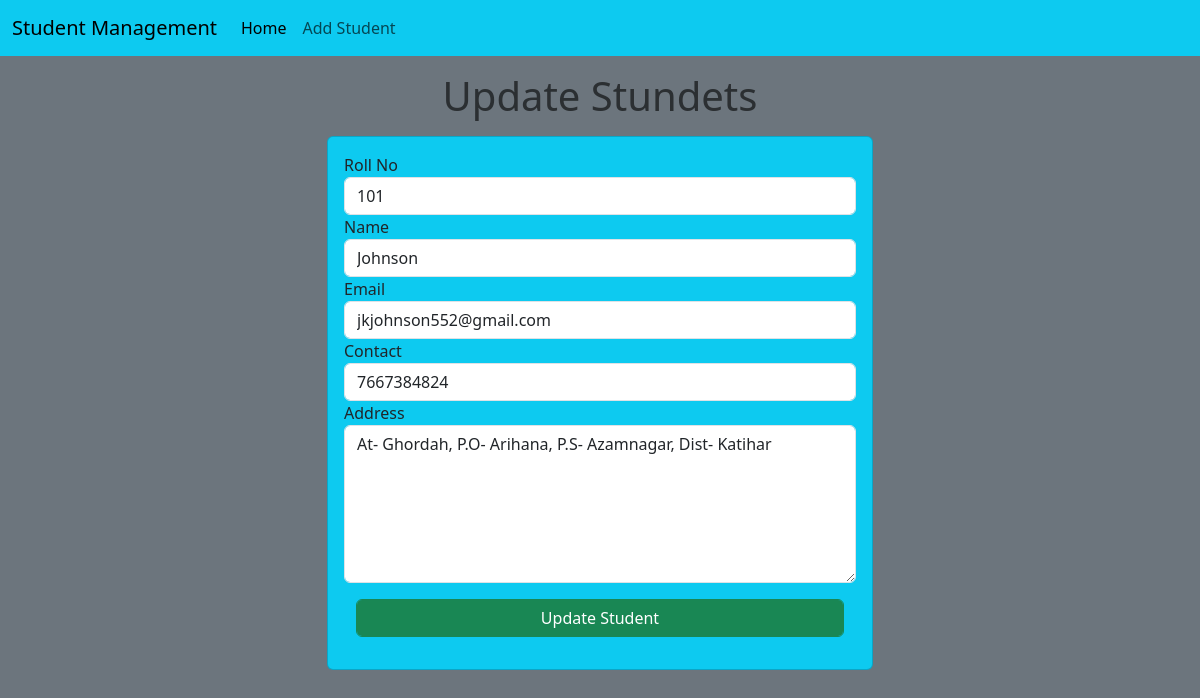
The page /edit-std/6 on the database its author committed.
### std/models.py (models this page shows)
class Student(models.Model):
    roll=models.CharField(max_length=3)
    name=models.CharField(max_length=50)
    email=models.CharField(max_length=50)
    contact=models.CharField(max_length=13)
    address=models.CharField(max_length=300)

### std/views.py (the view)
# urls.py: path("edit-std/<int:roll>",update_std),
def update_std(request,roll):
    std=Student.objects.get(pk=roll)
    return render(request,"std/update_std.html",{'std':std})

### std/templates/std/update_std.html (shortened to what this page needs)
<!DOCTYPE html>
<html lang="en">
<head>
    <link href="https://cdn.jsdelivr.net/npm/bootstrap@5.3.1/dist/css/bootstrap.min.css" rel="stylesheet">
</head>
<body class="bg-secondary">
 {% include 'std/navbar.html'  %}
    <h1 class="text-center my-3 text-secondary-emphasis">Update Stundets</h1>
    <div class="container">
        <div class="row">
            <div class="col-md-6 offset-md-3">
                <div class="card bg-info">
                    <div class="card-body">
                        <form action="/do_edit-std/{{std.id}}" method="POST">
                           <div class="md-3">
                            <label for="roll">Roll No</label>
                            <input type="text" name="std_roll" id="roll" class="form-control" placeholder="Enetr your roll" value={{std.roll}} required>
                           </div>
                           <div class="md-3">
                            <label for="name">Name</label>
                            <input type="text" name="std_name" id="name" class="form-control" placeholder="Enetr your name" value={{std.name}} required>
                           </div>
                           <div class="md-3">
                            <label for="email">Email</label>
                            <input type="email" name="std_email" id="email" class="form-control" placeholder="Enetr your email" value={{std.email}} required>
                           </div>
                           <div class="md-3">
                            <label for="contact">Contact</label>
                            <input type="text" name="std_contact" id="contact" class="form-control" placeholder="Enetr your contact" value={{std.contact}} required>
                           </div>
                           <div class="md-3">
                            <label for="address">Address</label>
                            <textarea name="std_address" id="address" cols="18" rows="6" class="form-control" placeholder="Enter your address" required>{{std.address}}</textarea>
                           </div>
                           <div class="container text-center my-3">
                            <button class="btn btn-success form-control">Update Student</button>
                           </div>
                        </form>
                    </div>
                </div>
            </div>
        </div>
    </div>
</body>
</html>

### rows shown on the page
Student: std_roll "101", std_name "Johnson", std_email "jkjohnson552@gmail.com", std_contact "7667384824", std_address "At- Ghordah, P.O- Arihana, P.S- Azamnagar, Dist- Katihar"
